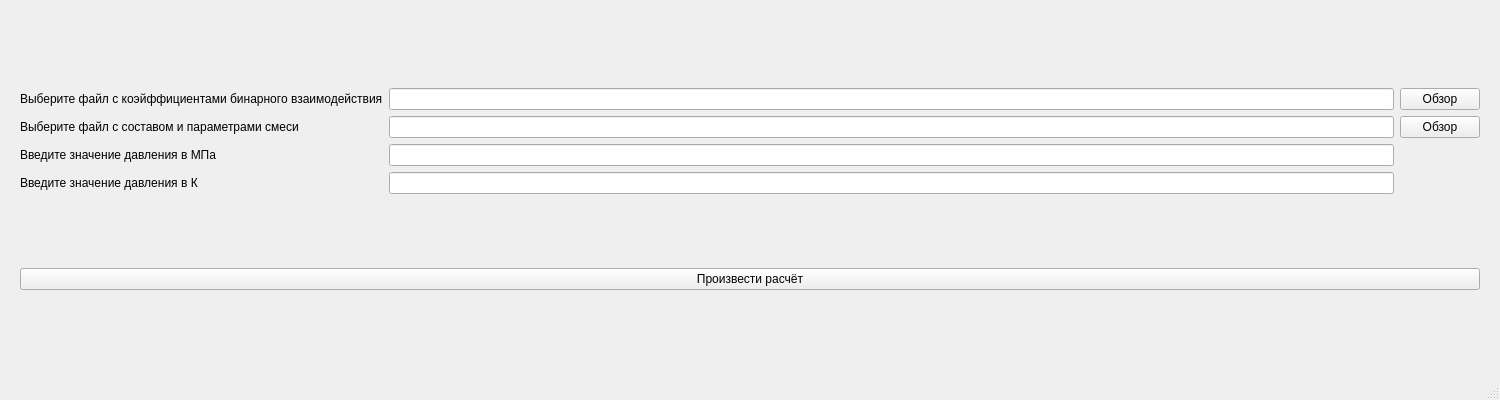
<?xml version="1.0" encoding="UTF-8"?>
<ui version="4.0">
 <class>MainWindow</class>
 <widget class="QMainWindow" name="MainWindow">
  <property name="geometry">
   <rect>
    <x>0</x>
    <y>0</y>
    <width>1500</width>
    <height>400</height>
   </rect>
  </property>
  <property name="windowTitle">
   <string>Brusilovskiy</string>
  </property>
  <widget class="QWidget" name="centralwidget">
   <layout class="QVBoxLayout" name="verticalLayout">
    <property name="leftMargin">
     <number>20</number>
    </property>
    <property name="topMargin">
     <number>20</number>
    </property>
    <property name="rightMargin">
     <number>20</number>
    </property>
    <property name="bottomMargin">
     <number>20</number>
    </property>
    <item>
     <layout class="QGridLayout" name="gridLayout">
      <item row="3" column="0">
       <widget class="QLabel" name="temperature_label">
        <property name="text">
         <string>Введите значение давления в К</string>
        </property>
       </widget>
      </item>
      <item row="1" column="0">
       <widget class="QLabel" name="components_file_label">
        <property name="text">
         <string>Выберите файл с составом и параметрами смеси</string>
        </property>
       </widget>
      </item>
      <item row="1" column="1">
       <widget class="QLineEdit" name="components_file_box"/>
      </item>
      <item row="1" column="2">
       <widget class="QPushButton" name="components_file_but">
        <property name="text">
         <string>Обзор</string>
        </property>
        <property name="iconSize">
         <size>
          <width>20</width>
          <height>20</height>
         </size>
        </property>
       </widget>
      </item>
      <item row="0" column="2">
       <widget class="QPushButton" name="binary_file_but">
        <property name="text">
         <string>Обзор</string>
        </property>
       </widget>
      </item>
      <item row="0" column="0">
       <widget class="QLabel" name="binary_file_label">
        <property name="text">
         <string>Выберите файл с коэйффициентами бинарного взаимодействия</string>
        </property>
        <property name="scaledContents">
         <bool>false</bool>
        </property>
       </widget>
      </item>
      <item row="2" column="0">
       <widget class="QLabel" name="pressure_label">
        <property name="text">
         <string>Введите значение давления в МПа</string>
        </property>
       </widget>
      </item>
      <item row="0" column="1">
       <widget class="QLineEdit" name="binary_file_box"/>
      </item>
      <item row="2" column="1">
       <widget class="QLineEdit" name="pressure_box"/>
      </item>
      <item row="3" column="1">
       <widget class="QLineEdit" name="temperature_box"/>
      </item>
     </layout>
    </item>
    <item>
     <widget class="QPushButton" name="calculate_button">
      <property name="text">
       <string>Произвести расчёт</string>
      </property>
     </widget>
    </item>
   </layout>
  </widget>
  <widget class="QMenuBar" name="menubar">
   <property name="geometry">
    <rect>
     <x>0</x>
     <y>0</y>
     <width>1500</width>
     <height>22</height>
    </rect>
   </property>
  </widget>
  <widget class="QStatusBar" name="statusbar"/>
 </widget>
 <resources/>
 <connections/>
</ui>
